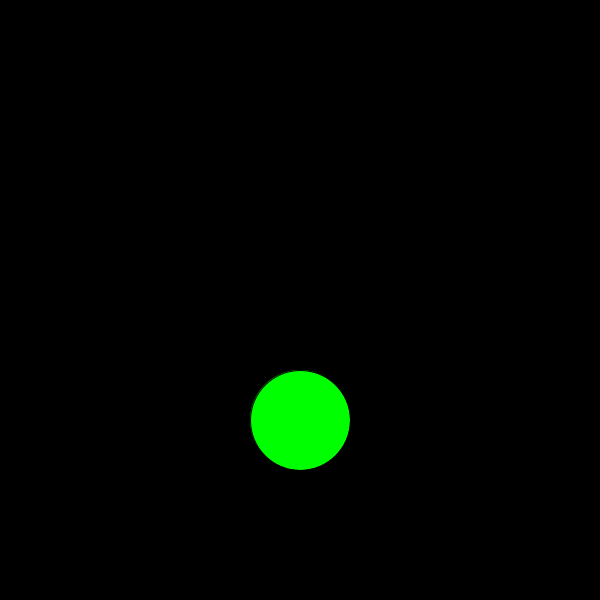
Frame 1 (no input)
Frame 60 (the mouse pressed at the canvas centre just before this capture): identical to frame 1, image omitted
Frame 120 (the mouse held since frame 60 and released just before this capture): identical to frame 1, image omitted

The Processing sketch that drew this single still picture (run headless with seeded random() and noise(); from frame 60 on, the mouse is pressed at the canvas centre):

// Processing sketch: trafficLight_moreComplex
// ── trafficLight_moreComplex.pde
//traffic light
//define handy variables for colors:
color RED = color(255, 0, 0);
color GREEN = color(0, 255, 0);
color YELLOW = color(255, 255, 0);

//the state of the machine:
//r means red, g means green, y means yellow
String state = "g";

int timestamp = 0;

void setup() {
  size(600, 600);
}

void draw() {
  background(0);

  int timeNow = millis();
  int timeInState = timeNow - timestamp;
  
  if (state == "r") {
    renderRedLight();
    if (timeInState > 2000) {
      enterGreenState();
    }
  } else if (state == "g") {
    renderGreenLight();
    if (timeInState > 4000) {
      enterYellowState();
    }
  } else if (state == "y") {
    renderYellowLight();
    if (timeInState > 1000) {
      enterRedState();
    }
  }
}

void keyPressed() {
  if (key == ' ') {
    
    if (state == "g") {
      enterYellowState();
    } 
    
    //else if (state == "y") {
    //  enterRedState();
    //} else if (state == "r") {
    //  enterGreenState();
    //}
  }
}
// ── renderFunctions.pde
void renderRedLight() {
  fill(RED);
  ellipse(width/2, height/2 - 120, 100, 100);
}

void renderGreenLight() {
  fill(GREEN);
  ellipse(width/2, height/2 + 120, 100, 100);
}

void renderYellowLight() {
  fill(YELLOW);
  ellipse(width/2, height/2, 100, 100);
}
// ── stateTransitions.pde
void enterRedState() {
  state = "r";
  timestamp = millis(); //remember what time we entered the state
}

void enterGreenState() {
  state = "g";
  timestamp = millis(); //remember what time we entered the state
}

void enterYellowState() {
  state = "y";
  timestamp = millis(); //remember what time we entered the state
}
